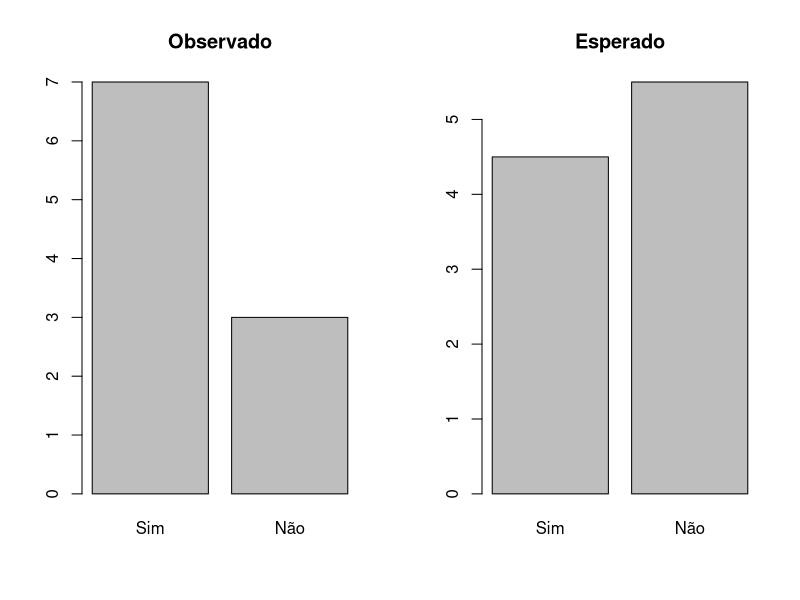
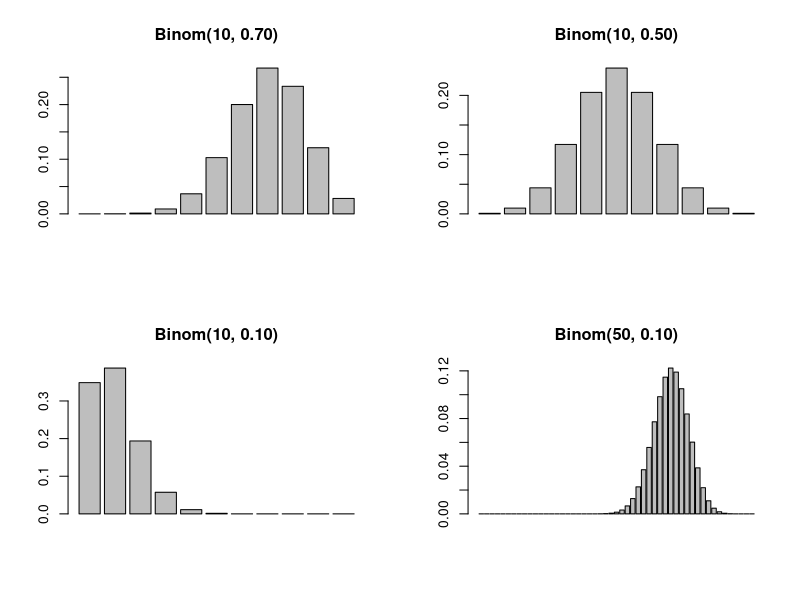
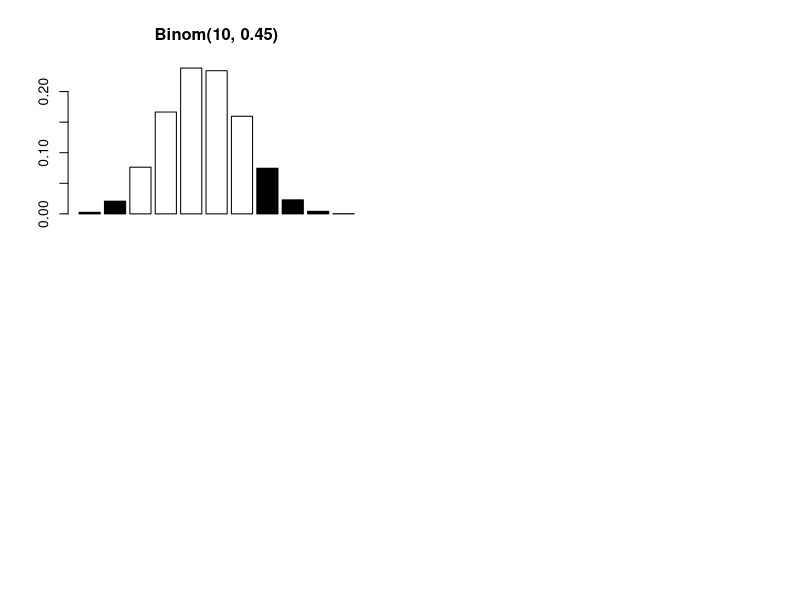
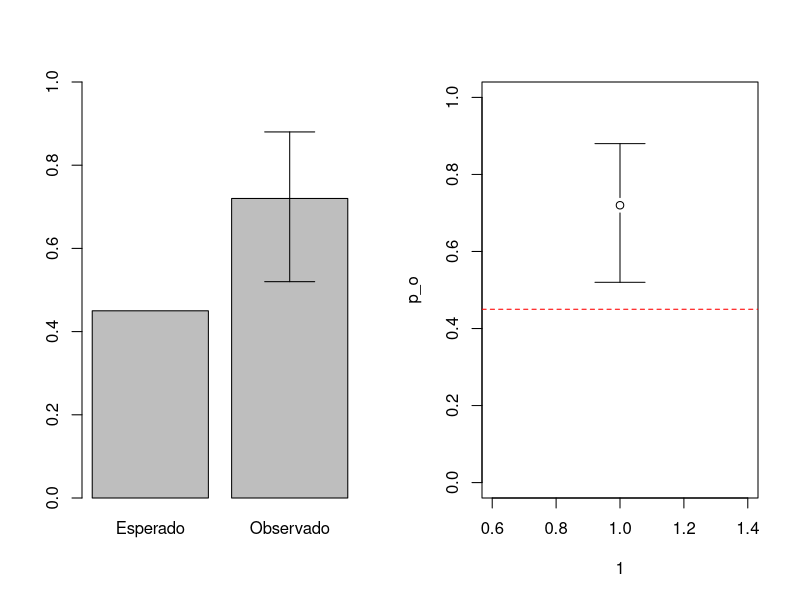
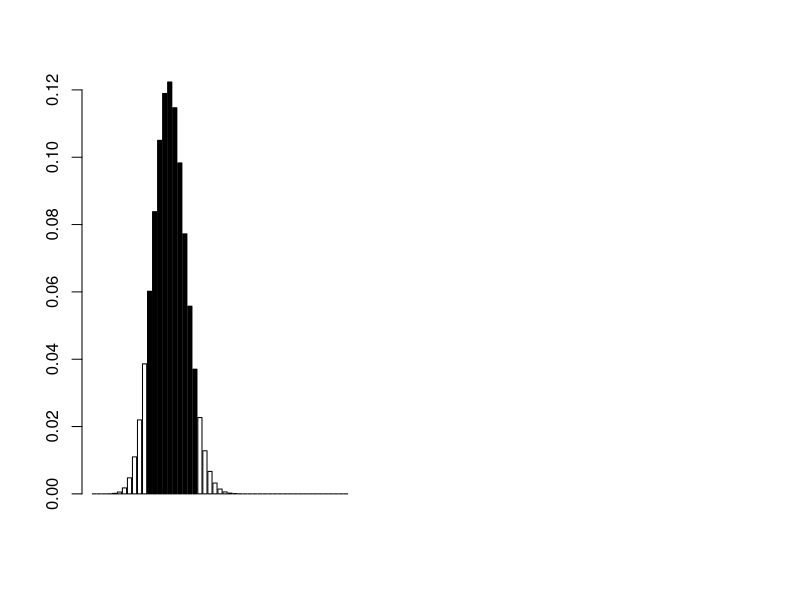
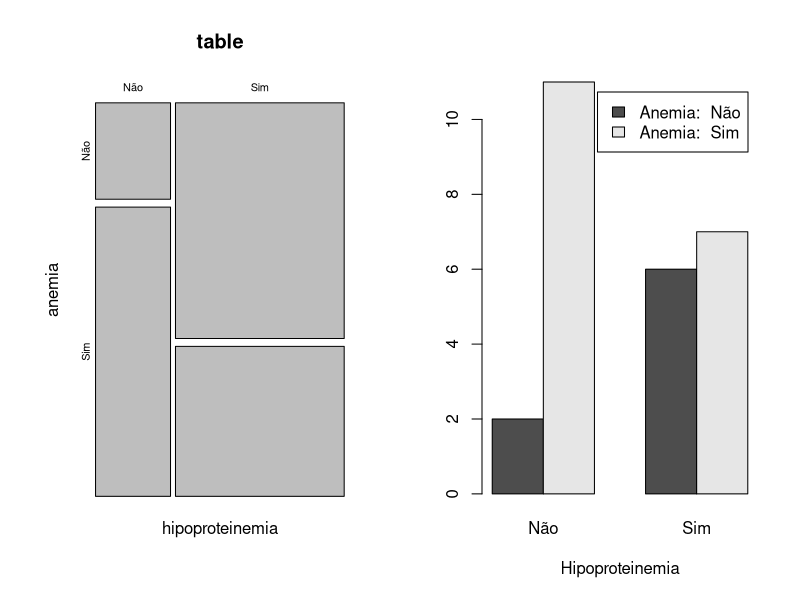
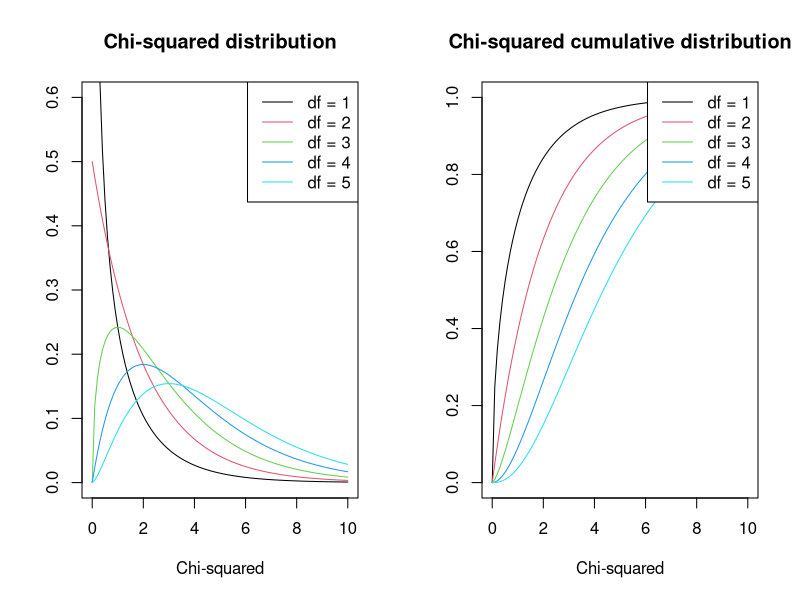

Recreate these plots in R, in order.
## ---- chunk 1
knitr::knit_hooks$set(change_size = function(before, options, envir) {
    if (before) {
        return(paste(options$change_size))
    }
})

knitr::opts_chunk$set(prompt = TRUE, change_size='\\small')

## hwfq     <- function(p) c(p**2, 2 * p * (1-p), (1-p)**2)
## n        <- 50
## amostra  <- sprintf("S%02d", 1:n)
## sexo     <- sample(c("M", "F"), n, replace = T)
## idade    <- floor(rnorm(n, 15, 3))
## hipoptr  <- sample(c("Sim", "Não"), n, replace = T, prob = c(0.76, 0.24))
## anemia   <- sample(c("Sim", "Não"), n, replace = T, prob = c(0.4, 0.6))
## response <- ifelse(hipoptr == "Sim",
##                   sample(c("I", "II", "III"), n, replace = T, prob = hwfq(0.55)),
##                   sample(c("I", "II", "III"), n, replace = T, prob = hwfq(0.3)),
## mut_a    <- ifelse(hipoptr == "Sim",
##                   sample(c("AA", "Aa", "aa"), n, replace = T, prob = hwfq(0.4)),
##                   sample(c("AA", "Aa", "aa"), n, replace = T, prob = hwfq(0.1))
## mut_b    <- ifelse(hipoptr == "Sim",
##                   sample(c("BB", "Bb", "bb"), n, replace = T, prob = hwfq(0.1)),
##                   sample(c("BB", "Bb", "bb"), n, replace = T, prob = hwfq(0.25))
## write.table(
##     data.frame(amostra = amostra,
##                sexo    = sexo,
##                idade   = idade,
##                hipoptr = hipoptr,
##                anemia  = anemia,
##                response= response,
##                mut_a   = mut_a,
##                mut_b   = mut_b),
##    'cftr-ex.tsv', quote=F, row.names=F)
## ---- chunk 2
  par(mfrow = c(1,2))
  barplot(c("Sim" = 7,   "Não" = 3),   main = "Observado")
  barplot(c("Sim" = 4.5, "Não" = 5.5), main = "Esperado")
## ---- chunk 3
par(mfrow = c(2,2))
barplot(dbinom(0:10, size = 10, p = 0.7), main = "Binom(10, 0.70)")
barplot(dbinom(0:10, size = 10, p = 0.5), main = "Binom(10, 0.50)")
barplot(dbinom(0:10, size = 10, p = 0.1), main = "Binom(10, 0.10)")
barplot(dbinom(0:50, size = 50, p = 0.7), main = "Binom(50, 0.10)")
## ---- chunk 4
binom.test(7, n = 10, p = 0.45)
## ---- chunk 5
marked <- (0:10 < floor(7 - 4.5)) | (0:10 >= 7)
probs  <- dbinom(0:10, size = 10, p = 0.45)
barplot(probs, col = marked, main = "Binom(10, 0.45)")

sum(probs[marked])
## ---- chunk 6
x    <-  7 + 11
n    <- 10 + 15
x / n
binom.test(x, n, p = 0.45)
## ---- chunk 7
p_o <- x / n
p_e <- 0.45

(p_o / (1 - p_o))
## ---- chunk 8
(cnfint <- qbinom(c(0.025, 0.975), n, p_o) / 25)

par(mfrow = c(1,2))

barplot(c("Esperado" = p_e, "Observado" = p_o), ylim=c(0, 1))
arrows(1.9, cnfint[1], 1.9, cnfint[2], code = 3, angle = 90)

plot(1, p_o, ylim=c(0,1))
abline(h = p_e, lty = 'dashed', col = 'red')
arrows(1,  p_o + c(-0.02, 0.02), 1, cnfint, angle=90)
## ---- chunk 9
cftr <- read.table('cftr-ex.tsv', header = T)
## ---- chunk 10
table(cftr$anemia)
binom.test(table(cftr$anemia), p = 1 - 0.35)
## ---- chunk 11
dbinom(15, 50, 0.3)
## sum(dbinom(15:50, 50, 0.3))
pbinom(14, 50, 0.3)
## sum(dbinom(0:14,  50, 0.3))
pbinom(14, 50, 0.3, lower.tail = F)
## ---- chunk 12
## sum(dbinom(9:25, size = 50, p = 0.3))
pbinom(25, 50, 0.3) - pbinom(10, 50, 0.3)
barplot(dbinom(0:50, 50, 0.3), col = (0:50 > 10) & (0:50 <= 20))
## ---- chunk 13
qbinom(c(0.025, 0.975), 50, 0.3)
## ---- chunk 14
prop.table(table(cftr$sexo))
prop.table(table(cftr$response))
## ---- chunk 15
binom.test(table(cftr$sexo))
## ---- chunk 16
table <- matrix(c(2, 11, 6, 7), nrow=2,
               dimnames = list("hipoproteinemia" = c("Não", "Sim"),
                               "anemia"          = c("Não", "Sim")))
addmargins(table)
## ---- chunk 17
par(mfrow=c(1, 2))
mosaicplot(table)
barplot(table, beside=TRUE, xlab = "Hipoproteinemia",
        legend=paste("Anemia: ", rownames(table)))
## ---- chunk 18
fisher.test(table)
## ---- chunk 19
xs  <- seq(0, 10, 0.1)
dfs <- 1:5

par(mfrow=c(1, 2))
plot(1, main="Chi-squared distribution", type="n",
     xlab = "Chi-squared", ylab = "",
     xlim=c(0, 10), ylim=c(0, 0.6))
for (df in dfs)
    curve(dchisq(x, df = df), add=T, col = df)
legend("topright", paste("df =", dfs), lty=1, col=dfs, bg="white")

plot(1, main="Chi-squared cumulative distribution", type="n",
     xlab = "Chi-squared", ylab = "",
     xlim=c(0, 10), ylim=c(0, 1))
for (df in dfs)
    curve(pchisq(x, df = df), add=T, col = df)
legend("topright", paste("df =", dfs), lty=1, col=dfs, bg="white")
## ---- chunk 20
obs  <- matrix(c(0, 3, 3, 6, 10, 3), nrow = 3)
exp  <- rowSums(obs) %*% t(colSums(obs)) / sum(obs)
(chi <- sum((obs-exp)^2/exp))
df   <- (nrow(obs) - 1) * (ncol(obs) - 1)
1 - pchisq(chi, df = df)
## ---- chunk 21
chisq.test(obs)
